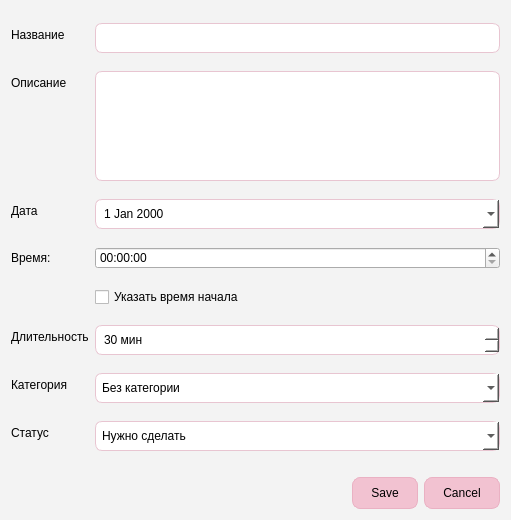
<?xml version="1.0" encoding="UTF-8"?>
<ui version="4.0">
 <class>TaskDialog</class>
 <widget class="QDialog" name="TaskDialog">
  <property name="geometry">
   <rect>
    <x>0</x>
    <y>0</y>
    <width>511</width>
    <height>520</height>
   </rect>
  </property>
  <property name="windowTitle">
   <string>Новая задача</string>
  </property>
  <property name="styleSheet">
   <string notr="true">QDialog#TaskDialog {
    background-color: #F3F3F3;
    color: #000000;
}

QLabel {
    color: #000000;
    background-color: transparent;
}

QLineEdit,
QTextEdit,
QDateEdit,
QSpinBox,
QComboBox {
    background-color: #FFFFFF;
    color: #000000;
    border: 1px solid #E8C5D1;
    border-radius: 7px;
    padding: 6px;
}

QLineEdit:focus,
QTextEdit:focus,
QDateEdit:focus,
QSpinBox:focus,
QComboBox:focus {
    border: 2px solid #E8A5BA;
}

QComboBox QAbstractItemView {
    background-color: #FFFFFF;
    color: #000000;
    selection-background-color: #F8DDE6;
    selection-color: #000000;
}

QDialogButtonBox QPushButton {
    background-color: #F2C2D1;
    color: #000000;
    border: 1px solid #EAB1C3;
    border-radius: 8px;
    padding: 8px 18px;
}

QDialogButtonBox QPushButton:hover {
    background-color: #E8A5BA;
}
</string>
  </property>
  <layout class="QVBoxLayout" name="verticalLayout">
   <item>
    <layout class="QFormLayout" name="formLayout">
     <item row="0" column="0">
      <widget class="QLabel" name="label">
       <property name="text">
        <string>Название</string>
       </property>
      </widget>
     </item>
     <item row="1" column="0">
      <widget class="QLabel" name="label_2">
       <property name="text">
        <string>Описание</string>
       </property>
      </widget>
     </item>
     <item row="8" column="0">
      <widget class="QLabel" name="label_4">
       <property name="text">
        <string>Длительность</string>
       </property>
      </widget>
     </item>
     <item row="9" column="0">
      <widget class="QLabel" name="label_5">
       <property name="text">
        <string>Категория</string>
       </property>
      </widget>
     </item>
     <item row="10" column="0">
      <widget class="QLabel" name="label_6">
       <property name="text">
        <string>Статус</string>
       </property>
      </widget>
     </item>
     <item row="0" column="1">
      <widget class="QLineEdit" name="titleEdit"/>
     </item>
     <item row="1" column="1">
      <widget class="QTextEdit" name="descriptionEdit">
       <property name="minimumSize">
        <size>
         <width>0</width>
         <height>90</height>
        </size>
       </property>
       <property name="maximumSize">
        <size>
         <width>16777215</width>
         <height>110</height>
        </size>
       </property>
      </widget>
     </item>
     <item row="8" column="1">
      <widget class="QSpinBox" name="durationSpinBox">
       <property name="suffix">
        <string> мин</string>
       </property>
       <property name="minimum">
        <number>5</number>
       </property>
       <property name="maximum">
        <number>600</number>
       </property>
       <property name="singleStep">
        <number>5</number>
       </property>
       <property name="value">
        <number>30</number>
       </property>
      </widget>
     </item>
     <item row="9" column="1">
      <widget class="QComboBox" name="categoryComboBox">
       <property name="minimumSize">
        <size>
         <width>150</width>
         <height>0</height>
        </size>
       </property>
       <item>
        <property name="text">
         <string>Без категории</string>
        </property>
       </item>
      </widget>
     </item>
     <item row="10" column="1">
      <widget class="QComboBox" name="statusComboBox">
       <property name="minimumSize">
        <size>
         <width>150</width>
         <height>0</height>
        </size>
       </property>
       <item>
        <property name="text">
         <string>Нужно сделать</string>
        </property>
       </item>
       <item>
        <property name="text">
         <string>В процессе</string>
        </property>
       </item>
       <item>
        <property name="text">
         <string>Готово</string>
        </property>
       </item>
      </widget>
     </item>
     <item row="3" column="0">
      <widget class="QLabel" name="label_3">
       <property name="text">
        <string>Дата</string>
       </property>
      </widget>
     </item>
     <item row="3" column="1">
      <widget class="QDateEdit" name="taskDateEdit">
       <property name="enabled">
        <bool>true</bool>
       </property>
       <property name="calendarPopup">
        <bool>true</bool>
       </property>
      </widget>
     </item>
     <item row="6" column="0">
      <widget class="QLabel" name="label_7">
       <property name="text">
        <string>Время:</string>
       </property>
      </widget>
     </item>
     <item row="6" column="1">
      <widget class="QTimeEdit" name="taskTimeEdit"/>
     </item>
     <item row="7" column="1">
      <widget class="QCheckBox" name="fixedTimeCheckBox">
       <property name="text">
        <string>Указать время начала</string>
       </property>
      </widget>
     </item>
    </layout>
   </item>
   <item>
    <widget class="QDialogButtonBox" name="buttonBox">
     <property name="standardButtons">
      <set>QDialogButtonBox::Cancel|QDialogButtonBox::Save</set>
     </property>
    </widget>
   </item>
  </layout>
 </widget>
 <resources/>
 <connections/>
</ui>
